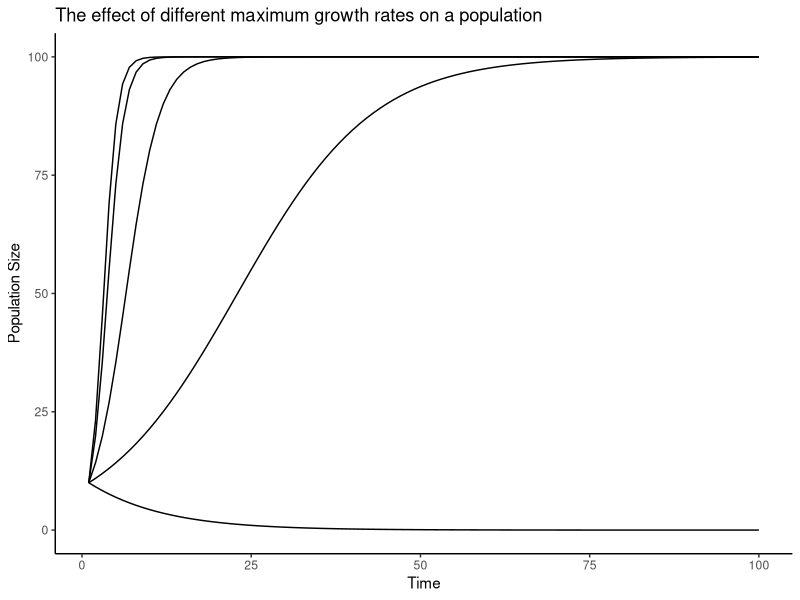
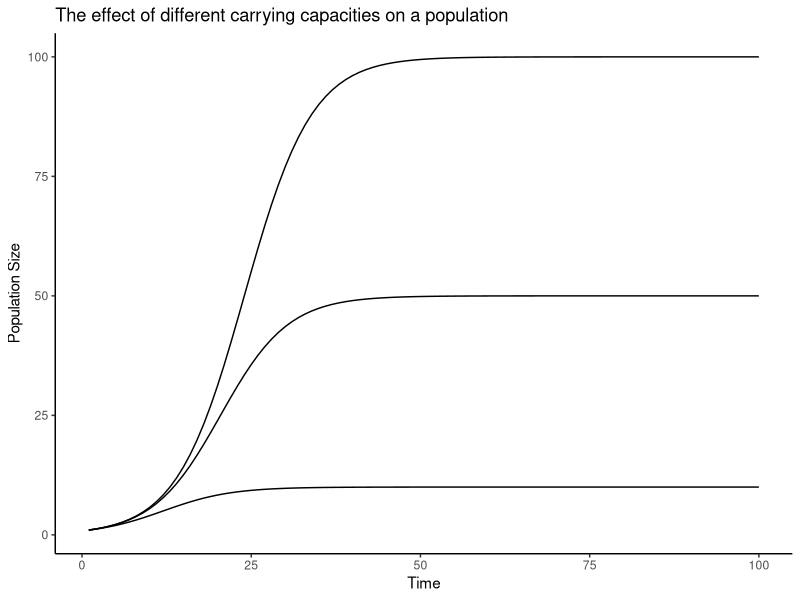
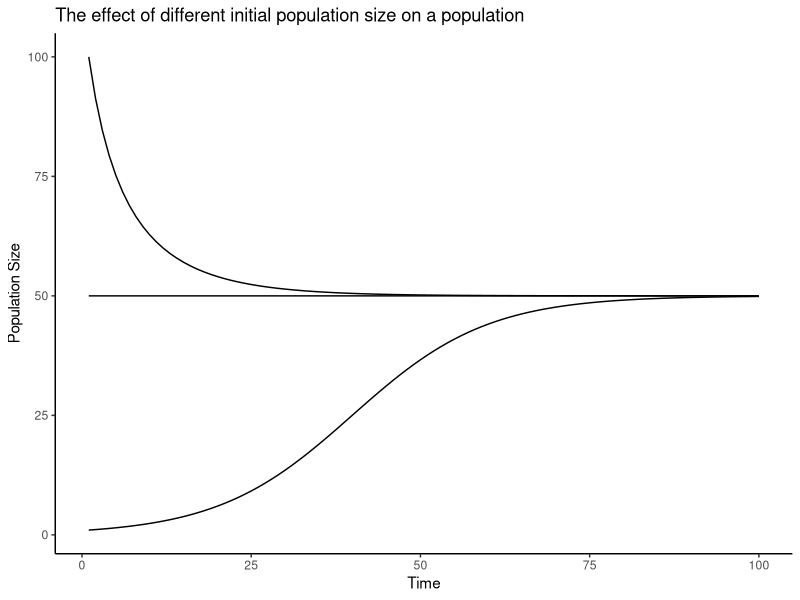

Recreate these plots in R, in order. (Note: this script raises an error after producing the figures.)
######### Question 1 pseudo-code
# load packages
# define custom model function
# set a 'pool' of values for the parameters of interest
# create a dataframe to store model output
# using a for loop to simulate with the different values of parameters
  # of interest
# 3 different plots based on how we set r, K, and N_0

library(deSolve)
library(ggplot2)

######################## Part 1 - different r values

# Custom function
ddSim = function(t,y,p){
  N=y
  r=p[1]
  K=p[2]
  dNdt=r*(1-N/K)*N
  
  return(list(dNdt))
}

# Define parameters
r=c(-0.1,0.1,0.4,0.8,1.0)
N0=10
times=1:100

# Create output dataframe
modelOutput=data.frame(matrix(NA, ncol=6, nrow=length(times)))
colnames(modelOutput)=c("time", "P1", "P2","P3","P4","P5")
modelOutput[,1]=times

# For loop for the different r values
for(i in 1:length(r)){
  params=c(r[i],100)
  modelSim=ode(y=N0, times=times, func=ddSim, parms=params)
  modelOutput[,i+1]=modelSim[,2]
}

# Plot for 5 different r populations
ggplot() + geom_line(data=modelOutput,aes(x=time,y=P1)) +
  geom_line(data=modelOutput,aes(x=time,y=P2)) +
  geom_line(data=modelOutput,aes(x=time,y=P3)) +
  geom_line(data=modelOutput,aes(x=time,y=P4)) +
  geom_line(data=modelOutput,aes(x=time,y=P5)) +
  theme_classic() + xlab("Time") + ylab("Population Size") +
  ggtitle("The effect of different maximum growth rates on a population")


######################## Part 2 - different K values

# Custom function
ddSim_K = function(t,y,p){
  N=y
  K=p[1]
  r=p[2]
  dNdt=r*(1-N/K)*N
  
  return(list(dNdt))
}

# Define parameters
K=c(10,50,100)
N0=1
times=1:100

# Create output dataframe
modelOutput_K=data.frame(matrix(NA, ncol=4, nrow=length(times)))
colnames(modelOutput_K)=c("time", "P1", "P2","P3")
modelOutput_K[,1]=times

# For loop for the different K values
for(i in 1:length(K)){
  params=c(K[i],0.2)
  modelSim_K=ode(y=N0, times=times, func=ddSim_K, parms=params)
  modelOutput_K[,i+1]=modelSim_K[,2]
}

# Plot for 3 different K populations
ggplot() + geom_line(data=modelOutput_K,aes(x=time,y=P1)) +
  geom_line(data=modelOutput_K,aes(x=time,y=P2)) +
  geom_line(data=modelOutput_K,aes(x=time,y=P3)) +
  theme_classic() + xlab("Time") + ylab("Population Size") +
  ggtitle("The effect of different carrying capacities on a population")


######################## Part 3 - different N0 values

# Custom function
ddSim_N0 = function(t,y,p){
  N=y
  r=p[1]
  K=p[2]
  dNdt=r*(1-N/K)*N
  
  return(list(dNdt))
}

# Define parameters
params=c(0.1,50)
N0=c(1,50,100)
times=1:100

# Create output dataframe
modelOutput_N0=data.frame(matrix(NA, ncol=4, nrow=length(times)))
colnames(modelOutput_N0)=c("time", "P1", "P2","P3")
modelOutput_N0[,1]=times

# For loop for the 3 different N0 values
for(i in 1:length(N0)){
  N0=c(1,50,100)
  modelSim_N0=ode(y=N0[i], times=times, func=ddSim_N0, parms=params)
  modelOutput_N0[,i+1]=modelSim_N0[,2]
}

# Plot for 3 different N0 populations
ggplot() + geom_line(data=modelOutput_N0,aes(x=time,y=P1)) +
  geom_line(data=modelOutput_N0,aes(x=time,y=P2)) +
  geom_line(data=modelOutput_N0,aes(x=time,y=P3)) +
  theme_classic() + xlab("Time") + ylab("Population Size") +
  ggtitle("The effect of different initial population size on a population")


########## Question 2 pseudo-code
# start by drawing out a conceptual model
# running simulations
# data exploration - making plots of parameters of interest
  # scatter plots of difference response variables
    # different valeus of r - saturation curves, all starting and ending 
          # at the same place, but different slopes
    # different values of K - all starting at the same place, but ending 
          # in different places
    # different values of N_0 - all starting in different places, but 
          # ending at the same place
    # plot number of people (y-axis) vs time (x-axis)
          # Susceptible starts high and decreases over time
          # Infected increases, reaches max, then decreases
          # Recovered starts low and increases over time
          # max incidence is when S=I
          # max prevalence is when I is max
          # % affected is difference between R and I

## Question 2

library(deSolve)
library(ggplot2)
library(gridExtra)

sir <- function(t, y, p){
  S=y[1]
  I=y[2]
  R=y[3]
  B=p[1]
  l=p[2]
  
  dSdt = -B*I*S
  dIdt = (B*I*S)-(l*I)
  dRdt = l*I
  
  return(list(c(dSdt,dIdt,dRdt)))
}

params=c(0.0005,0.05)
init=c(999,1,0)
times=c(1:500)

modelsim = ode(y=init, times=times, func=sir, parms=params)
modeloutput1 = data.frame(time=modelsim[,1], S=(modelsim[,2]), I=(modelsim[,3]), R=(modelsim[,4]))
calcs = 
  a<-ggplot()+
  theme_classic()+
  geom_line(data=modeloutput,aes(x=modeloutput1$time,y=modeloutput1$S),color="red")+
  geom_line(data=modeloutput,aes(x=modeloutput1$time,y=modeloutput1$I),color="blue")+
  geom_line(data=modeloutput,aes(x=modeloutput1$time,y=modeloutput1$R),color="green")
a                         


params=c(0.005,0.5)
init=c(999,1,0)
times=c(1:500)

modelsim = ode(y=init, times=times, func=sir, parms=params)
modeloutput2 = data.frame(time=modelsim[,1], S=(modelsim[,2]), I=(modelsim[,3]), R=(modelsim[,4]))
b<-ggplot()+
  theme_classic()+
  geom_line(data=modeloutput,aes(x=modeloutput2$time,y=modeloutput2$S),color="red")+
  geom_line(data=modeloutput,aes(x=modeloutput2$time,y=modeloutput2$I),color="blue")+
  geom_line(data=modeloutput,aes(x=modeloutput2$time,y=modeloutput2$R),color="green")

b  

params=c(0.0001,0.1)
init=c(999,1,0)
times=c(1:500)

modelsim = ode(y=init, times=times, func=sir, parms=params)
modeloutput3 = data.frame(time=modelsim[,1], S=(modelsim[,2]), I=(modelsim[,3]), R=(modelsim[,4]))
c<-ggplot()+
  theme_classic()+
  geom_line(data=modeloutput,aes(x=modeloutput3$time,y=modeloutput3$S),color="red")+
  geom_line(data=modeloutput,aes(x=modeloutput3$time,y=modeloutput3$I),color="blue")+
  geom_line(data=modeloutput,aes(x=modeloutput3$time,y=modeloutput3$R),color="green")

c 

params=c(0.00005,0.1)
init=c(999,1,0)
times=c(1:500)

modelsim = ode(y=init, times=times, func=sir, parms=params)
modeloutput4 = data.frame(time=modelsim[,1], S=(modelsim[,2]), I=(modelsim[,3]), R=(modelsim[,4]))
d<-ggplot()+
  theme_classic()+
  geom_line(data=modeloutput,aes(x=modeloutput4$time,y=modeloutput4$S),color="red")+
  geom_line(data=modeloutput,aes(x=modeloutput4$time,y=modeloutput4$I),color="blue")+
  geom_line(data=modeloutput,aes(x=modeloutput4$time,y=modeloutput4$R),color="green")

d 

params=c(0.0001,0.05)
init=c(999,1,0)
times=c(1:500)

modelsim = ode(y=init, times=times, func=sir, parms=params)
modeloutput5 = data.frame(time=modelsim[,1], S=(modelsim[,2]), I=(modelsim[,3]), R=(modelsim[,4]))
e<-ggplot()+
  theme_classic()+
  geom_line(data=modeloutput,aes(x=modeloutput5$time,y=modeloutput5$S),color="red")+
  geom_line(data=modeloutput,aes(x=modeloutput5$time,y=modeloutput5$I),color="blue")+
  geom_line(data=modeloutput,aes(x=modeloutput5$time,y=modeloutput5$R),color="green")

e 

params=c(0.0002,0.05)
init=c(999,1,0)
times=c(1:500)

modelsim = ode(y=init, times=times, func=sir, parms=params)
modeloutput6 = data.frame(time=modelsim[,1], S=(modelsim[,2]), I=(modelsim[,3]), R=(modelsim[,4]))
f<-ggplot()+
  theme_classic()+
  geom_line(data=modeloutput,aes(x=modeloutput6$time,y=modeloutput6$S),color="red")+
  geom_line(data=modeloutput,aes(x=modeloutput6$time,y=modeloutput6$I),color="blue")+
  geom_line(data=modeloutput,aes(x=modeloutput6$time,y=modeloutput6$R),color="green")

f 

params=c(0.0001,0.06)
init=c(999,1,0)
times=c(1:500)

modelsim = ode(y=init, times=times, func=sir, parms=params)
modeloutput7 = data.frame(time=modelsim[,1], S=(modelsim[,2]), I=(modelsim[,3]), R=(modelsim[,4]))
g<-ggplot()+
  theme_classic()+
  geom_line(data=modeloutput,aes(x=modeloutput7$time,y=modeloutput7$S),color="red")+
  geom_line(data=modeloutput,aes(x=modeloutput7$time,y=modeloutput7$I),color="blue")+
  geom_line(data=modeloutput,aes(x=modeloutput7$time,y=modeloutput7$R),color="green")

g 


grid.arrange(a,b,c,d,e,f,g,nrow=4,ncol=2) 

# What patterns do we see in the results?
# In parameter sets 3 and 4 the infection never takes off because the population slow becomes resistant
# In parameter sets 1, 2, and the infection is really fast, with the population transitioning through the 
# SIR stages in the first 100 days
# In parameter sets 5 and 7 the infection is more drawn-out, with the number of suseptible within the
# population never reaching zero during 500 days


# Exploring basic reproduction number
beta<-c(0.0005,0.005,0.0001,0.00005,0.0001,0.0002,0.0001,0.5,0.9,0.1,0.1,0.00005)
gamma<-c(0.05,0.5,0.1,0.1,0.05,0.05,0.06,0.1,0.1,0.5,0.9,0.00005)
results<-matrix(0,nrow = length(beta),ncol = 3)
colnames(results)<-c("Beta","Gamma","BRN")

for (i in 1:length(beta)){
  params=c(beta[i],gamma[i])
  init=c(999,1,0)
  times=c(1:500)
  
  modelsim = ode(y=init, times=times, func=sir, parms=params)
  modeloutput = data.frame(time=modelsim[,1], S=(modelsim[,2]), I=(modelsim[,3]), R=(modelsim[,4]))
  results[i,1] = beta[i]
  results[i,2] = gamma[i]
  results[i,3] = (beta[i]*(modeloutput$S[i]+modeloutput$I[i]+modeloutput$R[i]))/gamma[i]
}
